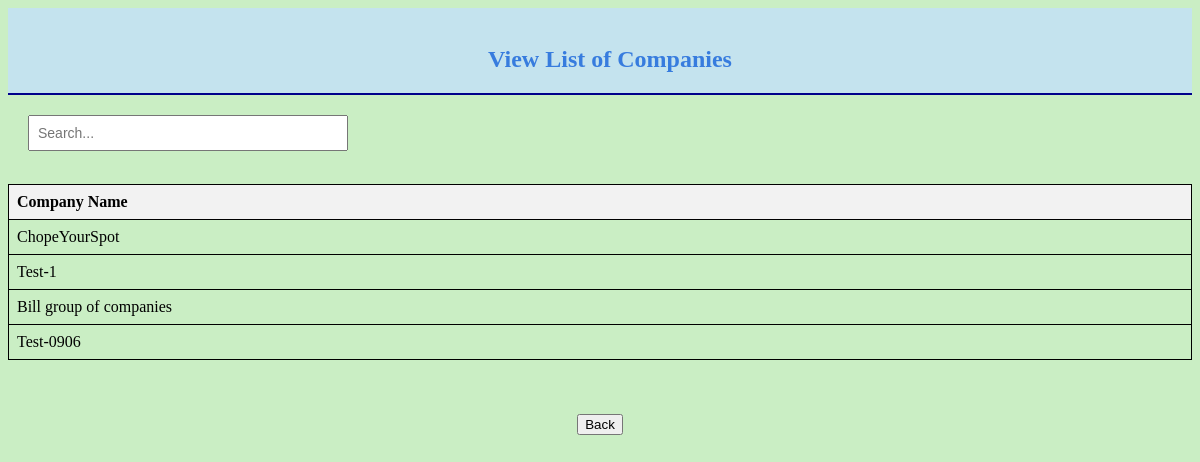
The page /searchforcompanies on the database as committed earlier.
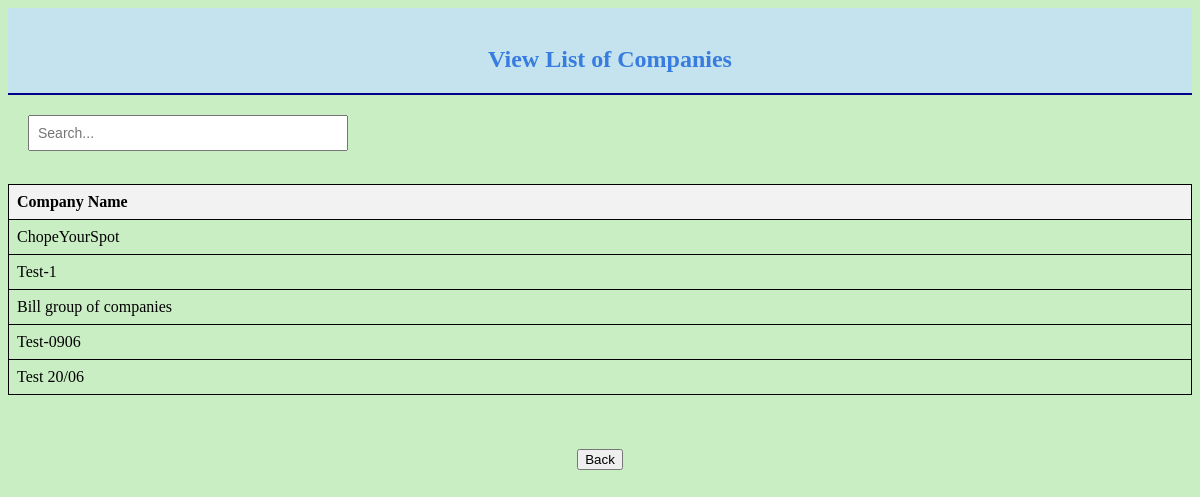
The same page on the database as committed later.
### login/models.py (models this page shows, shortened)
class registeredDomains(models.Model):
    company_name = models.CharField(max_length=30)
    company_Address = models.CharField(max_length=50)
    admin_officer = models.CharField(max_length=30)
    domain = models.CharField(max_length=30)
    approved =  models.BooleanField(default=False)

### homePage/views.py (the view)
# urls.py: path('searchforcompanies', views.searchforcompanies, name = 'searchforcompanies'),
def searchforcompanies(request):
    companies = registeredDomains.objects.all()
    is_empty = not companies.exists()  # Check if queryset is empty
    return render(request, 'viewlistofcompanieshomepage.html', {'companies': companies, 'is_empty': is_empty})

### homePage/templates/viewlistofcompanieshomepage.html (shortened to what this page needs)
{% load static %}
<!DOCTYPE html>
<html>
    <head>
    </head>
    <body bgcolor = #CAEEC4>
        <div class = "heading">
            <br>
            <font color = #377CDE><h2 style="padding-left: 20px;" id = "unamefield">View List of Companies</h2></font>
            <hr color=#00008B>
        </div>
        {% if not is_empty %}
        <div class="search-container">
            <input type="text" id="searchInput" placeholder="Search..." onkeyup="searchTable()">
        </div>
        {% endif %}
        <div class = "content">
            <br>
            {% if is_empty %}
            <p><font color = "red"> No Records Found! </font></p>
            {% else %}
            <table border="1" id="dataTable">
                <thead>
                    <tr>
                        <th>Company Name</th>
                    </tr>
                </thead>
                <tbody>
                    {% for cpmny in companies %}
                    <tr>
                        <td>{{ cpmny.company_name }}</td>
                    </tr>
                    {% endfor %}
                </tbody>
            </table>
            {% endif %}
            <br><br><br>
            <a href = "./"><input type="button" id = "Back" name = "Back" value="Back"></a> <br>
        </div>
    </body>
</html>

Rows that differ between the two databases and show on the page:
added registeredDomains: company_name "Test 20/06"
